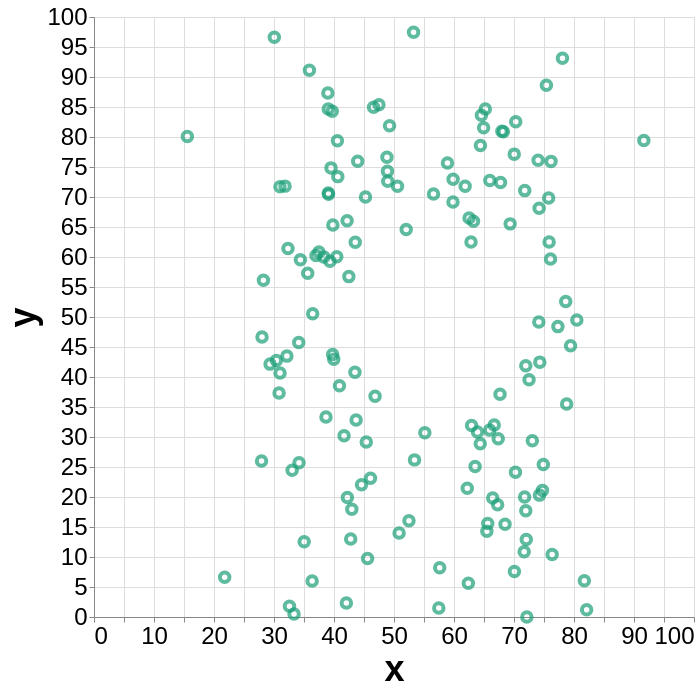

Write the Vega-Lite specification saved for this chart.
### Vega-Lite specification from a JSON file in a GitHub repository (floating-point values rounded to 4 significant figures; data arrays with more than 128 entries replaced by an {"elided": "..."} marker saying what was removed)
{"config": {"view": {"width": 400, "height": 300}, "mark": {"tooltip": null}, "axis": {"labelFontSize": 24, "titleFontSize": 36}}, "data": {"name": "data-2eed5c01ed842bab67a8413ba9568c54"}, "mark": {"type": "point", "color": "#1b9e77"}, "encoding": {"size": {"value": 90}, "strokeWidth": {"value": 4}, "x": {"type": "quantitative", "field": "x"}, "y": {"type": "quantitative", "field": "y"}}, "height": 600, "width": 600, "$schema": "https://vega.github.io/schema/vega-lite/v5.json", "datasets": {"data-2eed5c01ed842bab67a8413ba9568c54": {"elided": "142 records"}}}
